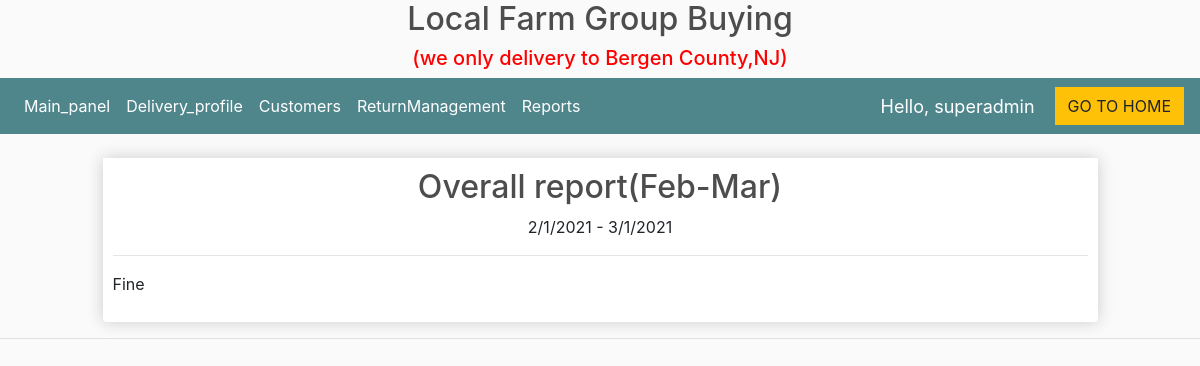
Screenshot of /overall_report/1/ (signed in) with the database file from the repository.
### store/models.py (models this page shows)
class OverallReport(models.Model):
	name = models.CharField(max_length=100, null=True)
	period = models.CharField(max_length=100, null=True)
	content = models.TextField(null=True)

### store/decorators.py (the view)
		def wrapper_func(request, *args, **kwargs):
			group = None
			if request.user.groups.exists():
				group = request.user.groups.all()[0].name
			if group in allowed_roles:
				return view_func(request, *args, **kwargs)
			else:
				return HttpResponse('You are not authorized')

### store/views.py (called while the page is built)
@login_required(login_url='login')
@allowed_users(allowed_roles=['admin'])
def overallReport(request, pk):
	overallreport = OverallReport.objects.get(id=pk)
	context = {'overallreport': overallreport}
	return render(request, 'store/overall_report.html', context)

### store/templates/store/overall_report.html
{%  extends 'store/maindashboard.html' %}
{% load static %}
{% block content%}
<br>
<div class="row">
		<div class="col-lg-1">
        </div>
    <div class="col-lg-10">
         <div class="box-element product">
        <h2 style="text-align:center">{{overallreport.name}}</h2>
        <p style="text-align:center">{{overallreport.period}}</p>
        <hr>
        <p>{{overallreport.content}}</p>
         </div>
    </div>
    <div class="col-lg-1">
        </div>
</div>
{% endblock %}

### store/templates/store/navbardashboard.html (shortened to what this page needs)
{% load static %}
<nav class="navbar navbar-expand-lg navbar-dark bg-dark">
    <div class="collapse navbar-collapse" id="navbarSupportedContent">
	    <ul class="navbar-nav mr-auto">
	      <li class="nav-item active">
	        <a class="nav-link" href="{% url 'dashboard' %}">Main_panel </a>
	      </li>
			<li class="nav-item active">
	        <a class="nav-link" href="{% url 'delivery' %}">Delivery_profile</a>
			</li>
			<li class="nav-item active">
	        <a class="nav-link" href="{% url 'customer_info' %}">Customers</a>
			</li>
			<li class="nav-item active">
	        <a class="nav-link" href="{% url 'ReturnManagement' %}">ReturnManagement</a>
			</li>
		 {% if request.user.is_superuser%}
	      <li class="nav-item active">
	        <a class="nav-link" href="{% url 'reports' %}">Reports</a>
	      </li>
			{% endif %}
	    </ul>
	     	<span class="hello-msg">Hello, {{request.user}}</span>
	    <div class="form-inline my-2 my-lg-0">
	     	<a href="{% url 'homein' %}"class="btn btn-warning">GO TO HOME</a>
	    </div>
       </div>
	 </nav>

### static/css/main.css (style rules this page uses)
body { background-color: hsl(0, 0%, 98%); }
h1,h2,h3,h4,h5,h6 { color:hsl(0, 0%, 30%); }
.box-element { box-shadow:hsl(0, 0%, 80%) 0 0 16px; background-color: #fff; border-radius: 4px; padding: 10px; }
.product { border-radius: 0 0 4px 4px; }
.bg-dark { background-color: #4f868c!important; }
.btn { border-radius: 0; }

### store/templates/store/navbardashboard.html (style rules this page uses)
.hello-msg { font-size: 18px; color: #fff; margin-right: 20px; }

### rows the page displays
OverallReport: name "Overall report(Feb-Mar)", period "2/1/2021 - 3/1/2021", content "Fine"

### other values shown
{{ request.user }} "superadmin"
